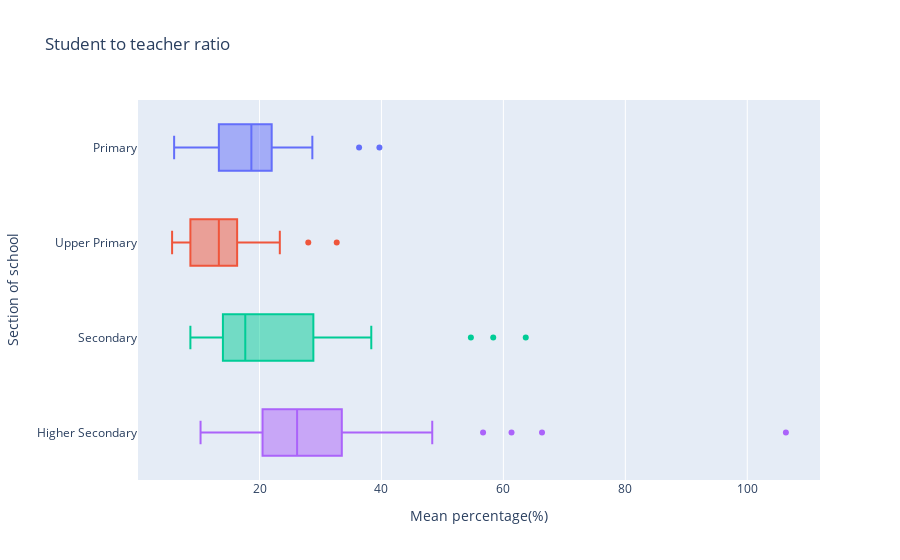

The notebook cell this image was saved under:
### Markdown cell above
## Student to teacher ratio

### Code cell
prim=['Primary']*36
uprim=['Upper Primary']*36
sec=['Secondary']*36
usec=['Higher Secondary']*36
lis=prim+uprim+sec+usec
lis
datas=pd.DataFrame({'Mean percentage(%)':pd.concat([ptr['Primary'],ptr['Upper Primary'],ptr['Secondary'],ptr['Higher Secondary']],axis=0), 'Section of school':lis, 'State':list(states['State'])*4})

fig=px.box(data_frame=datas,x='Mean percentage(%)', y='Section of school',hover_name='State',color='Section of school', title="Student to teacher ratio")
fig.update_layout(showlegend=False)

r = dp.Report(
  dp.Markdown('Student to teacher ratio'), #add description to the report
  dp.Plot(fig) #create a chart
).publish(name='STR', visibility=dp.Visibility.PUBLIC,open=True) #Publish the report

fig.show()

### Figure 1 — Plotly figure (JSON) as saved in the notebook; plotly's stock layout.template omitted (floating-point values rounded to 4 significant figures)
{"data": [{"alignmentgroup": "True", "hovertemplate": "<b>%{hovertext}</b><br><br>Section of school=%{y}<br>Mean percentage(%)=%{x}<extra></extra>", "hovertext": ["Andaman & Nicobar Islands", "Andhra Pradesh", "Arunachal Pradesh", "Assam", "Bihar", "Chandigarh", "Chhattisgarh", "Dadra & Nagar Haveli", "Daman & Diu", "Delhi", "Goa", "Gujarat", "Haryana", "Himachal Pradesh", "Jammu And Kashmir", "Jharkhand", "Karnataka", "Kerala", "Lakshadweep", "Madhya Pradesh", "Maharashtra", "Manipur", "Meghalaya", "Mizoram", "Nagaland", "Odisha", "Puducherry", "Punjab", "Rajasthan", "Sikkim", "Tamil Nadu", "Telangana", "Tripura", "Uttar Pradesh", "Uttarakhand", "West Bengal"], "legendgroup": "Primary", "marker": {"color": "#636efa"}, "name": "Primary", "notched": false, "offsetgroup": "Primary", "orientation": "h", "showlegend": true, "type": "box", "x": [8.667, 21.67, 12.67, 23, 36.33, 14.33, 20.67, 18.67, 26, 24.33, 20.67, 20, 22, 12.33, 9, 28.67, 18.33, 17.33, 8, 22, 24.67, 12.33, 21, 14, 11.67, 18.67, 14, 18.67, 17.33, 6, 18.33, 15.33, 10.67, 39.67, 19, 25.67], "x0": " ", "xaxis": "x", "y": ["Primary", "Primary", "Primary", "Primary", "Primary", "Primary", "Primary", "Primary", "Primary", "Primary", "Primary", "Primary", "Primary", "Primary", "Primary", "Primary", "Primary", "Primary", "Primary", "Primary", "Primary", "Primary", "Primary", "Primary", "Primary", "Primary", "Primary", "Primary", "Primary", "Primary", "Primary", "Primary", "Primary", "Primary", "Primary", "Primary"], "y0": " ", "yaxis": "y"}, {"alignmentgroup": "True", "hovertemplate": "<b>%{hovertext}</b><br><br>Section of school=%{y}<br>Mean percentage(%)=%{x}<extra></extra>", "hovertext": ["Andaman & Nicobar Islands", "Andhra Pradesh", "Arunachal Pradesh", "Assam", "Bihar", "Chandigarh", "Chhattisgarh", "Dadra & Nagar Haveli", "Daman & Diu", "Delhi", "Goa", "Gujarat", "Haryana", "Himachal Pradesh", "Jammu And Kashmir", "Jharkhand", "Karnataka", "Kerala", "Lakshadweep", "Madhya Pradesh", "Maharashtra", "Manipur", "Meghalaya", "Mizoram", "Nagaland", "Odisha", "Puducherry", "Punjab", "Rajasthan", "Sikkim", "Tamil Nadu", "Telangana", "Tripura", "Uttar Pradesh", "Uttarakhand", "West Bengal"], "legendgroup": "Upper Primary", "marker": {"color": "#EF553B"}, "name": "Upper Primary", "notched": false, "offsetgroup": "Upper Primary", "orientation": "h", "showlegend": true, "type": "box", "x": [6.667, 15.67, 7.667, 13.67, 23.33, 9.667, 18, 15.33, 14.67, 18, 16.33, 13, 13.67, 10, 6, 19.67, 12.67, 14, 7.667, 19, 17, 8, 12.67, 5.667, 7.333, 14, 9, 12, 10.33, 5.667, 15.67, 10.33, 8.333, 32.67, 16.33, 28], "x0": " ", "xaxis": "x", "y": ["Upper Primary", "Upper Primary", "Upper Primary", "Upper Primary", "Upper Primary", "Upper Primary", "Upper Primary", "Upper Primary", "Upper Primary", "Upper Primary", "Upper Primary", "Upper Primary", "Upper Primary", "Upper Primary", "Upper Primary", "Upper Primary", "Upper Primary", "Upper Primary", "Upper Primary", "Upper Primary", "Upper Primary", "Upper Primary", "Upper Primary", "Upper Primary", "Upper Primary", "Upper Primary", "Upper Primary", "Upper Primary", "Upper Primary", "Upper Primary", "Upper Primary", "Upper Primary", "Upper Primary", "Upper Primary", "Upper Primary", "Upper Primary"], "y0": " ", "yaxis": "y"}, {"alignmentgroup": "True", "hovertemplate": "<b>%{hovertext}</b><br><br>Section of school=%{y}<br>Mean percentage(%)=%{x}<extra></extra>", "hovertext": ["Andaman & Nicobar Islands", "Andhra Pradesh", "Arunachal Pradesh", "Assam", "Bihar", "Chandigarh", "Chhattisgarh", "Dadra & Nagar Haveli", "Daman & Diu", "Delhi", "Goa", "Gujarat", "Haryana", "Himachal Pradesh", "Jammu And Kashmir", "Jharkhand", "Karnataka", "Kerala", "Lakshadweep", "Madhya Pradesh", "Maharashtra", "Manipur", "Meghalaya", "Mizoram", "Nagaland", "Odisha", "Puducherry", "Punjab", "Rajasthan", "Sikkim", "Tamil Nadu", "Telangana", "Tripura", "Uttar Pradesh", "Uttarakhand", "West Bengal"], "legendgroup": "Secondary", "marker": {"color": "#00cc96"}, "name": "Secondary", "notched": false, "offsetgroup": "Secondary", "orientation": "h", "showlegend": true, "type": "box", "x": [14.33, 19, 23, 13.67, 58.33, 13.67, 33, 29, 16.33, 29.33, 13, 34, 15.33, 20, 15.33, 63.67, 15.67, 17, 8.667, 38.33, 22.67, 12.67, 12, 9, 16.67, 20, 11.67, 17, 23, 18.33, 21.67, 13.67, 28.67, 54.67, 17, 34.67], "x0": " ", "xaxis": "x", "y": ["Secondary", "Secondary", "Secondary", "Secondary", "Secondary", "Secondary", "Secondary", "Secondary", "Secondary", "Secondary", "Secondary", "Secondary", "Secondary", "Secondary", "Secondary", "Secondary", "Secondary", "Secondary", "Secondary", "Secondary", "Secondary", "Secondary", "Secondary", "Secondary", "Secondary", "Secondary", "Secondary", "Secondary", "Secondary", "Secondary", "Secondary", "Secondary", "Secondary", "Secondary", "Secondary", "Secondary"], "y0": " ", "yaxis": "y"}, {"alignmentgroup": "True", "hovertemplate": "<b>%{hovertext}</b><br><br>Section of school=%{y}<br>Mean percentage(%)=%{x}<extra></extra>", "hovertext": ["Andaman & Nicobar Islands", "Andhra Pradesh", "Arunachal Pradesh", "Assam", "Bihar", "Chandigarh", "Chhattisgarh", "Dadra & Nagar Haveli", "Daman & Diu", "Delhi", "Goa", "Gujarat", "Haryana", "Himachal Pradesh", "Jammu And Kashmir", "Jharkhand", "Karnataka", "Kerala", "Lakshadweep", "Madhya Pradesh", "Maharashtra", "Manipur", "Meghalaya", "Mizoram", "Nagaland", "Odisha", "Puducherry", "Punjab", "Rajasthan", "Sikkim", "Tamil Nadu", "Telangana", "Tripura", "Uttar Pradesh", "Uttarakhand", "West Bengal"], "legendgroup": "Higher Secondary", "marker": {"color": "#ab63fa"}, "name": "Higher Secondary", "notched": false, "offsetgroup": "Higher Secondary", "orientation": "h", "showlegend": true, "type": "box", "x": [17, 48, 36, 20.67, 61.33, 28, 26, 26.33, 22, 24, 18.33, 31, 20.33, 15, 30.33, 66.33, 26, 20.67, 13, 48.33, 43.33, 19.67, 21.33, 15, 22.67, 28.33, 22, 28.33, 37, 19.33, 26.33, 30.33, 10.33, 106.3, 30.33, 56.67], "x0": " ", "xaxis": "x", "y": ["Higher Secondary", "Higher Secondary", "Higher Secondary", "Higher Secondary", "Higher Secondary", "Higher Secondary", "Higher Secondary", "Higher Secondary", "Higher Secondary", "Higher Secondary", "Higher Secondary", "Higher Secondary", "Higher Secondary", "Higher Secondary", "Higher Secondary", "Higher Secondary", "Higher Secondary", "Higher Secondary", "Higher Secondary", "Higher Secondary", "Higher Secondary", "Higher Secondary", "Higher Secondary", "Higher Secondary", "Higher Secondary", "Higher Secondary", "Higher Secondary", "Higher Secondary", "Higher Secondary", "Higher Secondary", "Higher Secondary", "Higher Secondary", "Higher Secondary", "Higher Secondary", "Higher Secondary", "Higher Secondary"], "y0": " ", "yaxis": "y"}], "layout": {"boxmode": "overlay", "legend": {"title": {"text": "Section of school"}, "tracegroupgap": 0}, "showlegend": false, "title": {"text": "Student to teacher ratio"}, "xaxis": {"anchor": "y", "domain": [0, 1], "title": {"text": "Mean percentage(%)"}}, "yaxis": {"anchor": "x", "categoryarray": ["Higher Secondary", "Secondary", "Upper Primary", "Primary"], "categoryorder": "array", "domain": [0, 1], "title": {"text": "Section of school"}}}}
